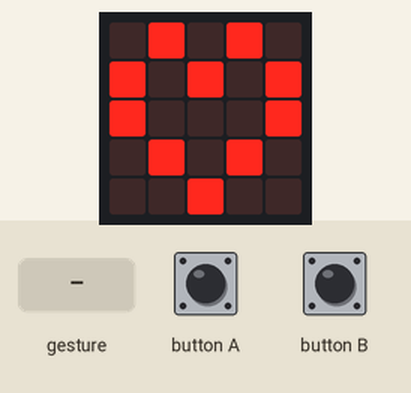
This program was run on a simulated BBC micro:bit (MakeCode). Shown: the board's 5×5 LED display. The inputs (shaded band) are chosen by the test bench. A tilt is held for 1.5 s and a shake lasts 1 s, then the board lies face up again; the 48×5 strip is a reading aid, not a part: it shows the text the display is scrolling, unrolled, one strip-width of it at a time.

Above: at 1.6 s.
1.7 s: gesture 'shake'
At 2.8 s:
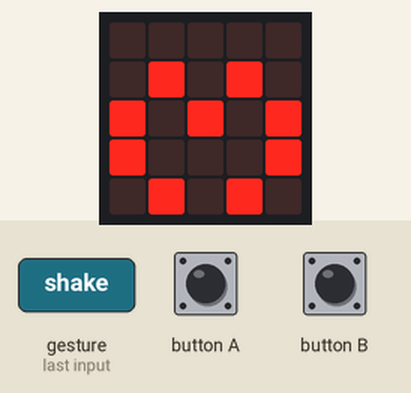
At 3.3 s:
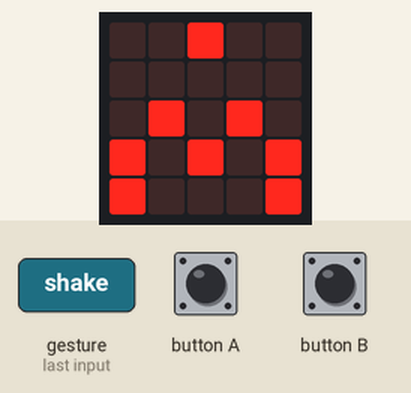
4.7 s: button A pressed for 0.15 s
At 5.05 s:
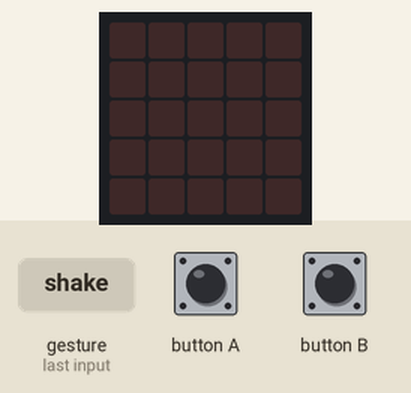
5.4 s: button B pressed for 0.15 s
8.5 s: button B pressed for 0.15 s
Timing chart, 0 to 11.5 s (numbered marks = the images above; inputs shaded):
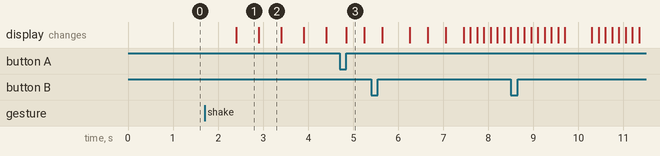

The program:

main.ts
```typescript
input.onButtonPressed(Button.A, function () {
    basic.showLeds(`
        . . . . .
        . . . . .
        . . . . .
        . . . . .
        . . . . .
        `)
    basic.pause(100)
    basic.showIcon(IconNames.Fabulous)
    basic.pause(1000)
    basic.showString("Jo bro")
    basic.pause(1000)
    basic.showIcon(IconNames.SmallDiamond)
    basic.pause(100)
    basic.showIcon(IconNames.Diamond)
    basic.pause(100)
    basic.showIcon(IconNames.Square)
    basic.pause(100)
    basic.showIcon(IconNames.Happy)
})
input.onGesture(Gesture.Shake, function () {
    basic.showLeds(`
        . # . # .
        # . # . #
        # . . . #
        . # . # .
        . . # . .
        `)
    basic.pause(100)
    basic.showLeds(`
        . . . . .
        . # . # .
        # . # . #
        # . . . #
        . # . # .
        `)
    basic.pause(100)
    basic.showLeds(`
        . . # . .
        . . . . .
        . # . # .
        # . # . #
        # . . . #
        `)
    basic.pause(100)
    basic.showLeds(`
        . # # # .
        . . # . .
        . . . . .
        . # . # .
        # . # . #
        `)
    basic.pause(100)
    basic.showLeds(`
        # # # # #
        . # # # .
        . . # . .
        . . . . .
        . # . # .
        `)
    basic.pause(100)
    basic.showLeds(`
        # # # # #
        # # # # #
        . # # # .
        . . # . .
        . . . . .
        `)
    basic.pause(100)
    basic.showLeds(`
        . # . # .
        # # # # #
        # # # # #
        . # # # .
        . . # . .
        `)
    basic.pause(100)
    basic.showLeds(`
        . # . # .
        # # # # #
        # # # # #
        . # # # .
        . . # . .
        `)
    basic.pause(100)
    basic.showLeds(`
        . . . . .
        . # . # .
        # # # # #
        # # # # #
        . # # # .
        `)
    basic.pause(100)
    basic.showLeds(`
        . . # . .
        . . . . .
        . # . # .
        # # # # #
        # # # # #
        `)
    basic.pause(100)
    basic.showLeds(`
        . # . # .
        . . # . .
        . . . . .
        . # . # .
        # # # # #
        `)
    basic.pause(100)
    basic.showLeds(`
        # . . . #
        . # . # .
        . . # . .
        . . . . .
        . # . # .
        `)
    basic.pause(100)
    basic.showLeds(`
        # . # . #
        # . . . #
        . # . # .
        . . # . .
        . . . . .
        `)
    basic.pause(100)
    basic.showLeds(`
        . # . # .
        # . # . #
        # . . . #
        . # . # .
        . . # . .
        `)
})
input.onButtonPressed(Button.B, function () {
    basic.showLeds(`
        . . . . .
        . . . . .
        . . . . .
        . . . . .
        . . . . .
        `)
})
basic.showLeds(`
    . # . # .
    # . # . #
    # . . . #
    . # . # .
    . . # . .
    `)
basic.forever(function () {

})
```

test.ts
```typescript
// tests gaan hier; deze zal niet worden gecompileerd wanneer dit pakket wordt gebruikt als extensie.
```

Measured:
- after the input at 1.7 s, the display: changes after 0.70 s (image 1)
- after the input at 4.7 s, the display: changes after 0.15 s (image 3)
- what the display in image 1 shows lasts 0.5 s, from 2.4 s to 2.9 s
- what the display in image 3 shows lasts 0.4 s, from 4.9 s to 5.3 s
